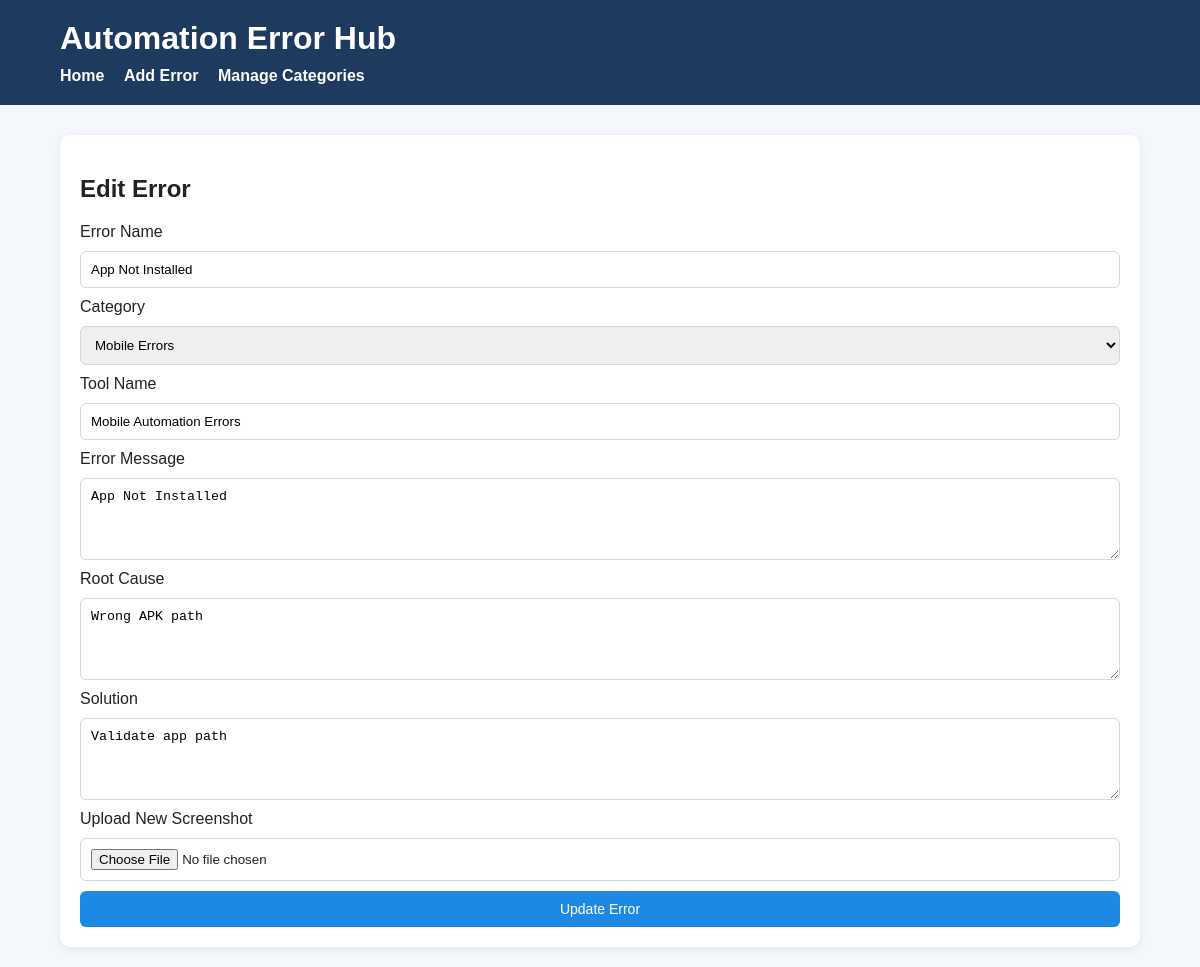
/edit/15, run on the app's committed database.
### tables this page shows
CREATE TABLE errors (
                id INTEGER PRIMARY KEY AUTOINCREMENT,
                error_name TEXT NOT NULL,
                category_id INTEGER,
                tool_name TEXT,
                error_message TEXT,
                root_cause TEXT,
                solution TEXT,
                image_path TEXT,
                FOREIGN KEY (category_id) REFERENCES categories(id)
            );

CREATE TABLE categories (
                id INTEGER PRIMARY KEY AUTOINCREMENT,
                name TEXT NOT NULL UNIQUE
            );

### app.py (the view, shortened to what this page needs)
@app.route("/edit/<int:error_id>", methods=["GET", "POST"])
def edit_error(error_id):
    error = ErrorModel.get_error_by_id(error_id)
    categories = CategoryModel.get_all_categories()
    if not error:
        return "<h3>Error not found.</h3><a href='/'>Back Home</a>"
    return render_template(
        "edit_error.html",
        error=error,
        categories=categories
    )

### database.py (called while the page is built)
    @staticmethod
    def get_connection():
        conn = sqlite3.connect(DB_NAME)
        conn.row_factory = sqlite3.Row
        return conn

### models/category_model.py (called while the page is built)
    @staticmethod
    def get_all_categories():
        conn = Database.get_connection()
        categories = conn.execute(
            "SELECT * FROM categories ORDER BY name"
        ).fetchall()
        conn.close()
        return categories

### models/error_model.py (called while the page is built)
    @staticmethod
    def get_error_by_id(error_id):
        conn = Database.get_connection()
        error = conn.execute("""
            SELECT errors.*, categories.name AS category_name
            FROM errors
            LEFT JOIN categories ON errors.category_id = categories.id
            WHERE errors.id = ?
        """, (error_id,)).fetchone()
        conn.close()
        return error

### templates/edit_error.html (shortened to what this page needs)
{% extends "base.html" %}
{% block content %}
<div class="card">
    <h2>Edit Error</h2>
    <form method="POST" enctype="multipart/form-data" class="form-grid">
        <label>Error Name</label>
        <input type="text" name="error_name" value="{{ error.error_name }}" required>
        <label>Category</label>
        <select name="category_id" required>
            {% for category in categories %}
                <option value="{{ category.id }}" {% if category.id == error.category_id %}selected{% endif %}>
                    {{ category.name }}
                </option>
            {% endfor %}
        </select>
        <label>Tool Name</label>
        <input type="text" name="tool_name" value="{{ error.tool_name or '' }}">
        <label>Error Message</label>
        <textarea name="error_message" rows="4">{{ error.error_message or '' }}</textarea>
        <label>Root Cause</label>
        <textarea name="root_cause" rows="4">{{ error.root_cause or '' }}</textarea>
        <label>Solution</label>
        <textarea name="solution" rows="4">{{ error.solution or '' }}</textarea>
        <label>Upload New Screenshot</label>
        <input type="file" name="image" accept="image/*">
        <button type="submit" class="btn btn-primary">Update Error</button>
    </form>
</div>
{% endblock %}

### static/style.css (style rules this page uses)
body { font-family: Arial, sans-serif; background: #f4f7fb; margin: 0; padding: 0; color: #222; }
.card { background: white; border-radius: 10px; padding: 20px; margin-bottom: 20px; box-shadow: 0 2px 8px rgba(0, 0, 0, 0.08); }
.form-grid { display: grid; gap: 10px; }
input[type="text"], select, textarea, input[type="file"] { width: 100%; padding: 10px; border: 1px solid #cfd8e3; border-radius: 6px; box-sizing: border-box; }
button, .btn { display: inline-block; padding: 10px 14px; border: none; border-radius: 6px; text-decoration: none; cursor: pointer; font-size: 14px; }
.btn-primary { background: #1e88e5; color: white; }

### data on the page
errors: error_name "App Not Installed", category_id "Mobile Errors", tool_name "Mobile Automation Errors", error_message "App Not Installed", root_cause "Wrong APK path", solution "Validate app path"
